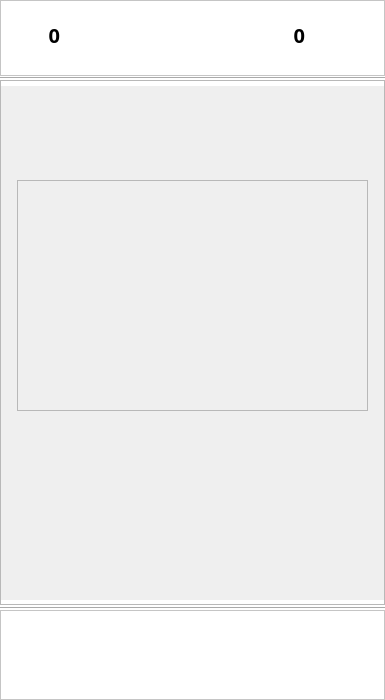
<?xml version="1.0" encoding="UTF-8"?>
<ui version="4.0">
 <class>MainWindow</class>
 <widget class="QMainWindow" name="MainWindow">
  <property name="geometry">
   <rect>
    <x>0</x>
    <y>0</y>
    <width>385</width>
    <height>700</height>
   </rect>
  </property>
  <property name="maximumSize">
   <size>
    <width>385</width>
    <height>700</height>
   </size>
  </property>
  <property name="windowTitle">
   <string>MainWindow</string>
  </property>
  <widget class="QWidget" name="centralwidget">
   <widget class="Line" name="line">
    <property name="geometry">
     <rect>
      <x>0</x>
      <y>600</y>
      <width>385</width>
      <height>16</height>
     </rect>
    </property>
    <property name="styleSheet">
     <string notr="true">background-color: rgb(255, 255, 255);</string>
    </property>
    <property name="orientation">
     <enum>Qt::Horizontal</enum>
    </property>
   </widget>
   <widget class="Line" name="line_2">
    <property name="geometry">
     <rect>
      <x>0</x>
      <y>70</y>
      <width>385</width>
      <height>16</height>
     </rect>
    </property>
    <property name="styleSheet">
     <string notr="true">background-color: rgb(255, 255, 255);</string>
    </property>
    <property name="orientation">
     <enum>Qt::Horizontal</enum>
    </property>
   </widget>
   <widget class="QFrame" name="frame">
    <property name="geometry">
     <rect>
      <x>0</x>
      <y>0</y>
      <width>385</width>
      <height>76</height>
     </rect>
    </property>
    <property name="styleSheet">
     <string notr="true">background-color: rgb(255, 255, 255);</string>
    </property>
    <property name="frameShape">
     <enum>QFrame::StyledPanel</enum>
    </property>
    <property name="frameShadow">
     <enum>QFrame::Raised</enum>
    </property>
    <widget class="QLabel" name="ico_rating">
     <property name="geometry">
      <rect>
       <x>315</x>
       <y>10</y>
       <width>50</width>
       <height>50</height>
      </rect>
     </property>
     <property name="styleSheet">
      <string notr="true">image: url(:/resources/C:/Users/Фёдор/PycharmProjects/Bushe/MyIcons/фон+шрифты+верх.панель/рейтинг.ico);</string>
     </property>
     <property name="frameShape">
      <enum>QFrame::NoFrame</enum>
     </property>
     <property name="text">
      <string/>
     </property>
    </widget>
    <widget class="QLabel" name="place_rating">
     <property name="geometry">
      <rect>
       <x>255</x>
       <y>10</y>
       <width>50</width>
       <height>50</height>
      </rect>
     </property>
     <property name="font">
      <font>
       <family>Aristotelica Pro Tx Extlt</family>
       <pointsize>15</pointsize>
       <weight>75</weight>
       <bold>true</bold>
      </font>
     </property>
     <property name="frameShape">
      <enum>QFrame::NoFrame</enum>
     </property>
     <property name="text">
      <string>0</string>
     </property>
     <property name="alignment">
      <set>Qt::AlignRight|Qt::AlignTrailing|Qt::AlignVCenter</set>
     </property>
    </widget>
    <widget class="QLabel" name="count_days">
     <property name="geometry">
      <rect>
       <x>10</x>
       <y>10</y>
       <width>50</width>
       <height>50</height>
      </rect>
     </property>
     <property name="font">
      <font>
       <family>Aristotelica Pro Tx Extlt</family>
       <pointsize>15</pointsize>
       <weight>75</weight>
       <bold>true</bold>
      </font>
     </property>
     <property name="frameShape">
      <enum>QFrame::NoFrame</enum>
     </property>
     <property name="text">
      <string>0</string>
     </property>
     <property name="alignment">
      <set>Qt::AlignRight|Qt::AlignTrailing|Qt::AlignVCenter</set>
     </property>
    </widget>
    <widget class="QLabel" name="ico_days">
     <property name="geometry">
      <rect>
       <x>60</x>
       <y>10</y>
       <width>50</width>
       <height>50</height>
      </rect>
     </property>
     <property name="autoFillBackground">
      <bool>false</bool>
     </property>
     <property name="styleSheet">
      <string notr="true">image: url(:/resources/C:/Users/Фёдор/PycharmProjects/Bushe/MyIcons/фон+шрифты+верх.панель/огонёк.ico);</string>
     </property>
     <property name="frameShape">
      <enum>QFrame::NoFrame</enum>
     </property>
     <property name="text">
      <string/>
     </property>
    </widget>
   </widget>
   <widget class="QFrame" name="frame_2">
    <property name="geometry">
     <rect>
      <x>0</x>
      <y>610</y>
      <width>385</width>
      <height>90</height>
     </rect>
    </property>
    <property name="styleSheet">
     <string notr="true">background-color: rgb(255, 255, 255);</string>
    </property>
    <property name="frameShape">
     <enum>QFrame::StyledPanel</enum>
    </property>
    <property name="frameShadow">
     <enum>QFrame::Raised</enum>
    </property>
    <widget class="QPushButton" name="btn_book">
     <property name="geometry">
      <rect>
       <x>230</x>
       <y>10</y>
       <width>70</width>
       <height>70</height>
      </rect>
     </property>
     <property name="styleSheet">
      <string notr="true">QPushButton {
	
	image: url(:/bottom/C:/Users/Фёдор/PycharmProjects/Bushe/MyIcons/нижняя панель/н.п. 4.2.ico);
    color: black;
    border-radius: 35px;
}</string>
     </property>
     <property name="text">
      <string/>
     </property>
    </widget>
    <widget class="QPushButton" name="btn_home">
     <property name="geometry">
      <rect>
       <x>5</x>
       <y>10</y>
       <width>70</width>
       <height>70</height>
      </rect>
     </property>
     <property name="styleSheet">
      <string notr="true">QPushButton {
	
	image: url(:/bottom/C:/Users/Фёдор/PycharmProjects/Bushe/MyIcons/нижняя панель/н.п. 1.1.ico);
    color: black;
    border-radius: 35px;
}</string>
     </property>
     <property name="text">
      <string/>
     </property>
    </widget>
    <widget class="QPushButton" name="btn_settings">
     <property name="geometry">
      <rect>
       <x>305</x>
       <y>10</y>
       <width>70</width>
       <height>70</height>
      </rect>
     </property>
     <property name="styleSheet">
      <string notr="true">QPushButton {
	
	image: url(:/bottom/C:/Users/Фёдор/PycharmProjects/Bushe/MyIcons/нижняя панель/н.п. 5.1.ico);
    color: black;
    border-radius: 35px;
}</string>
     </property>
     <property name="text">
      <string/>
     </property>
    </widget>
    <widget class="QPushButton" name="btn_recall">
     <property name="geometry">
      <rect>
       <x>155</x>
       <y>10</y>
       <width>70</width>
       <height>70</height>
      </rect>
     </property>
     <property name="styleSheet">
      <string notr="true">QPushButton {
	image: url(:/bottom/C:/Users/Фёдор/PycharmProjects/Bushe/MyIcons/нижняя панель/н.п. 3.1.ico);
    color: black;
    border-radius: 35px;
}</string>
     </property>
     <property name="text">
      <string/>
     </property>
    </widget>
    <widget class="QPushButton" name="btn_rating">
     <property name="geometry">
      <rect>
       <x>80</x>
       <y>10</y>
       <width>70</width>
       <height>70</height>
      </rect>
     </property>
     <property name="styleSheet">
      <string notr="true">QPushButton {
	
	image: url(:/bottom/C:/Users/Фёдор/PycharmProjects/Bushe/MyIcons/нижняя панель/н.п. 2.1.ico);
    color: black;
    border-radius: 35px;
}</string>
     </property>
     <property name="text">
      <string/>
     </property>
    </widget>
   </widget>
   <widget class="QFrame" name="frame_3">
    <property name="geometry">
     <rect>
      <x>0</x>
      <y>80</y>
      <width>385</width>
      <height>525</height>
     </rect>
    </property>
    <property name="styleSheet">
     <string notr="true">background-image: url(:/resources/C:/Users/Фёдор/PycharmProjects/Bushe/MyIcons/фон+шрифты+верх.панель/фон.png);</string>
    </property>
    <property name="frameShape">
     <enum>QFrame::StyledPanel</enum>
    </property>
    <property name="frameShadow">
     <enum>QFrame::Raised</enum>
    </property>
    <widget class="QLabel" name="label">
     <property name="geometry">
      <rect>
       <x>149</x>
       <y>10</y>
       <width>221</width>
       <height>91</height>
      </rect>
     </property>
     <property name="styleSheet">
      <string notr="true">image: url(:/guide/C:/Users/Фёдор/PycharmProjects/Bushe/MyIcons/5-8. справочник/название.ico);</string>
     </property>
     <property name="text">
      <string/>
     </property>
    </widget>
    <widget class="QFrame" name="frame_4">
     <property name="geometry">
      <rect>
       <x>17</x>
       <y>100</y>
       <width>351</width>
       <height>231</height>
      </rect>
     </property>
     <property name="styleSheet">
      <string notr="true">QFrame {
     image: url(:/guide/C:/Users/Фёдор/PycharmProjects/Bushe/MyIcons/5-8. справочник/1.0.ico);
}</string>
     </property>
     <property name="frameShape">
      <enum>QFrame::StyledPanel</enum>
     </property>
     <property name="frameShadow">
      <enum>QFrame::Raised</enum>
     </property>
     <widget class="QPushButton" name="btn_1_1">
      <property name="geometry">
       <rect>
        <x>55</x>
        <y>38</y>
        <width>251</width>
        <height>40</height>
       </rect>
      </property>
      <property name="styleSheet">
       <string notr="true">QPushButton{
	border: none;
	border-image: url(:/guide/C:/Users/Фёдор/PycharmProjects/Bushe/MyIcons/5-8. справочник/1.1.ico);
	border-radius: 20px;
}</string>
      </property>
      <property name="text">
       <string/>
      </property>
      <property name="shortcut">
       <string/>
      </property>
      <property name="checkable">
       <bool>false</bool>
      </property>
      <property name="autoRepeat">
       <bool>false</bool>
      </property>
      <property name="autoExclusive">
       <bool>false</bool>
      </property>
      <property name="autoDefault">
       <bool>false</bool>
      </property>
      <property name="default">
       <bool>false</bool>
      </property>
      <property name="flat">
       <bool>false</bool>
      </property>
     </widget>
     <widget class="QPushButton" name="btn_1_2">
      <property name="geometry">
       <rect>
        <x>55</x>
        <y>85</y>
        <width>251</width>
        <height>40</height>
       </rect>
      </property>
      <property name="styleSheet">
       <string notr="true">QPushButton{
	border: none;
	border-image: url(:/guide/C:/Users/Фёдор/PycharmProjects/Bushe/MyIcons/5-8. справочник/1.2.ico);
	border-radius: 20px;
}</string>
      </property>
      <property name="text">
       <string/>
      </property>
      <property name="shortcut">
       <string/>
      </property>
      <property name="checkable">
       <bool>false</bool>
      </property>
      <property name="autoRepeat">
       <bool>false</bool>
      </property>
      <property name="autoExclusive">
       <bool>false</bool>
      </property>
      <property name="autoDefault">
       <bool>false</bool>
      </property>
      <property name="default">
       <bool>false</bool>
      </property>
      <property name="flat">
       <bool>false</bool>
      </property>
     </widget>
     <widget class="QPushButton" name="btn_1_3">
      <property name="geometry">
       <rect>
        <x>55</x>
        <y>133</y>
        <width>251</width>
        <height>40</height>
       </rect>
      </property>
      <property name="styleSheet">
       <string notr="true">QPushButton{
	border: none;
	border-image: url(:/guide/C:/Users/Фёдор/PycharmProjects/Bushe/MyIcons/5-8. справочник/1.3.ico);
	border-radius: 20px;
}</string>
      </property>
      <property name="text">
       <string/>
      </property>
      <property name="shortcut">
       <string/>
      </property>
      <property name="checkable">
       <bool>false</bool>
      </property>
      <property name="autoRepeat">
       <bool>false</bool>
      </property>
      <property name="autoExclusive">
       <bool>false</bool>
      </property>
      <property name="autoDefault">
       <bool>false</bool>
      </property>
      <property name="default">
       <bool>false</bool>
      </property>
      <property name="flat">
       <bool>false</bool>
      </property>
     </widget>
     <widget class="QPushButton" name="btn_1_4">
      <property name="geometry">
       <rect>
        <x>55</x>
        <y>180</y>
        <width>251</width>
        <height>40</height>
       </rect>
      </property>
      <property name="styleSheet">
       <string notr="true">QPushButton{
	border: none;
	border-image: url(:/guide/C:/Users/Фёдор/PycharmProjects/Bushe/MyIcons/5-8. справочник/1.4.ico);
	border-radius: 20px;
}</string>
      </property>
      <property name="text">
       <string/>
      </property>
      <property name="shortcut">
       <string/>
      </property>
      <property name="checkable">
       <bool>false</bool>
      </property>
      <property name="autoRepeat">
       <bool>false</bool>
      </property>
      <property name="autoExclusive">
       <bool>false</bool>
      </property>
      <property name="autoDefault">
       <bool>false</bool>
      </property>
      <property name="default">
       <bool>false</bool>
      </property>
      <property name="flat">
       <bool>false</bool>
      </property>
     </widget>
    </widget>
    <widget class="QPushButton" name="pushButton">
     <property name="geometry">
      <rect>
       <x>20</x>
       <y>340</y>
       <width>351</width>
       <height>40</height>
      </rect>
     </property>
     <property name="styleSheet">
      <string notr="true">QPushButton{
	border: none;
	
	border-image: url(:/guide/C:/Users/Фёдор/PycharmProjects/Bushe/MyIcons/5-8. справочник/2.ico);
	border-radius: 20px;
}</string>
     </property>
     <property name="text">
      <string/>
     </property>
    </widget>
    <widget class="QPushButton" name="pushButton_2">
     <property name="geometry">
      <rect>
       <x>20</x>
       <y>385</y>
       <width>351</width>
       <height>40</height>
      </rect>
     </property>
     <property name="styleSheet">
      <string notr="true">QPushButton{
	border: none;
	border-image: url(:/guide/C:/Users/Фёдор/PycharmProjects/Bushe/MyIcons/5-8. справочник/3.ico);
	border-radius: 20px;
}</string>
     </property>
     <property name="text">
      <string/>
     </property>
    </widget>
    <widget class="QPushButton" name="pushButton_3">
     <property name="geometry">
      <rect>
       <x>20</x>
       <y>430</y>
       <width>351</width>
       <height>40</height>
      </rect>
     </property>
     <property name="styleSheet">
      <string notr="true">QPushButton{
	border: none;
		border-image: url(:/guide/C:/Users/Фёдор/PycharmProjects/Bushe/MyIcons/5-8. справочник/4.ico);
	border-radius: 20px;
}</string>
     </property>
     <property name="text">
      <string/>
     </property>
    </widget>
    <widget class="QPushButton" name="pushButton_4">
     <property name="geometry">
      <rect>
       <x>20</x>
       <y>475</y>
       <width>351</width>
       <height>40</height>
      </rect>
     </property>
     <property name="styleSheet">
      <string notr="true">QPushButton{
	border: none;
		border-image: url(:/guide/C:/Users/Фёдор/PycharmProjects/Bushe/MyIcons/5-8. справочник/5.ico);
	border-radius: 20px;
}</string>
     </property>
     <property name="text">
      <string/>
     </property>
    </widget>
   </widget>
  </widget>
 </widget>
 <resources>
  <include location="../MyIcons/resources.qrc"/>
 </resources>
 <connections/>
</ui>
